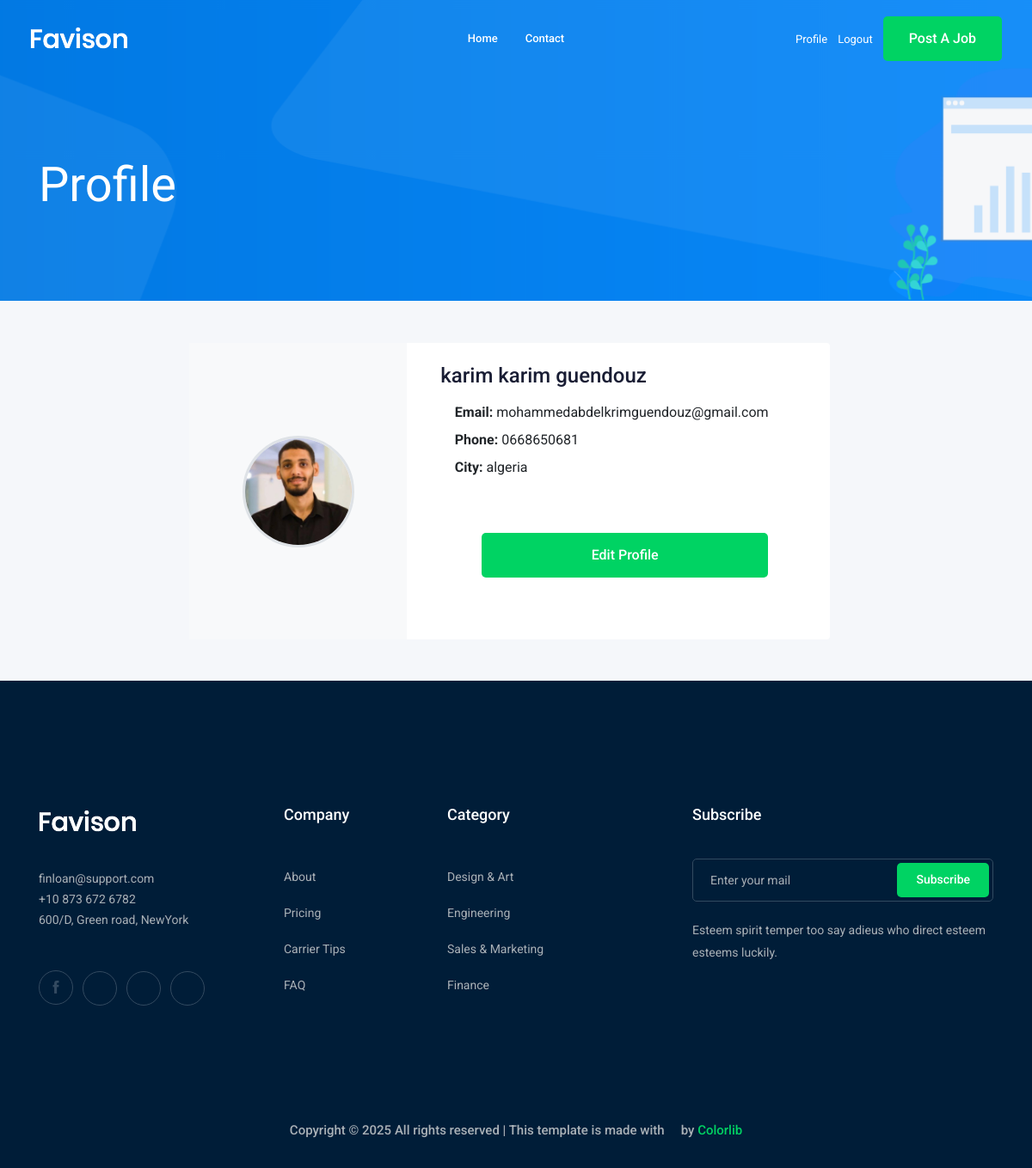
The app's page /accounts/profile (signed in) with its own data.
### accounts/models.py (models this page shows, shortened)
class Profile(models.Model):
    user = models.OneToOneField(User,on_delete=models.CASCADE)
    city = models.ForeignKey(to='City',related_name='user_city',on_delete=models.CASCADE ,blank=True,null=True)
    phone_number = models.CharField(max_length=15)
    image = models.ImageField(upload_to=profile_image_upload_to, default='default.png')

class City(models.Model):
    name = models.CharField(max_length=30)
    def __str__(self):
        return self.name

### accounts/views.py (the view)
# urls.py: path('profile', views.profile,name='profile'),
def profile(request):
    profile = Profile.objects.get(user=request.user)
    return render(request,'accounts/profile.html',{'profile':profile})

### accounts/templates/accounts/profile.html
{% extends "base.html" %}{% load bootstrap4 %} {% block body %}
<div class="bradcam_area bradcam_bg_1">
  <div class="container">
    <div class="row">
      <div class="col-xl-12">
        <div class="bradcam_text">
          <h3>Profile</h3>
        </div>
      </div>
    </div>
  </div>
</div>
<div class="job_details_area py-5">
  <div class="container">
    <div class="row justify-content-center">
      <div class="col-lg-8">
        <div class="card shadow border-0 rounded overflow-hidden">
          <div class="row g-0">
            <div
              class="col-md-4 bg-light d-flex justify-content-center align-items-center"
            >
              <img
                src="{{ profile.image.url }}"
                alt="Profile Image"
                class="img-fluid rounded-circle my-4"
                style="
                  width: 130px;
                  height: 130px;
                  object-fit: cover;
                  border: 3px solid #dee2e6;
                "
              />
            </div>
            <div class="col-md-8">
              <div class="p-4">
                <h3 class="mb-3">
                  {{ profile.user.get_full_name|default:profile.user.username }}
                </h3>
                <ul class="list-unstyled mb-3">
                  <li class="mb-2">
                    <strong
                      ><i class="fa fa-envelope text-primary me-2"></i
                      >    Email:</strong
                    >
                    {{ profile.user.email }}
                  </li>
                  <li class="mb-2">
                    <strong
                      ><i class="fa fa-phone text-primary me-2"></i
                      >     Phone:</strong
                    >
                    {{ profile.phone_number }}
                  </li>
                  <li class="mb-2">
                    <strong
                      ><i class="fa fa-map-marker text-primary me-2"></i
                      >     City:</strong
                    >
                    {{ profile.city }}
                  </li>
                </ul>
                <div class="p-5">
                  <a href="{% url 'accounts:profile_edit' %}">
                    {% buttons %}
                    <button class="boxed-btn3 w-100" type="submit">
                      Edit Profile
                    </button>
                    {% endbuttons %}</a
                  >
                </div>
              </div>
            </div>
          </div>
        </div>
      </div>
    </div>
  </div>
</div>
{% endblock body %}

### records on screen
Profile: image (picture), user.get_full_name "karim karim guendouz", user.email "mohammedabdelkrimguendouz@gmail.com", phone_number "0668650681", city "algeria"
